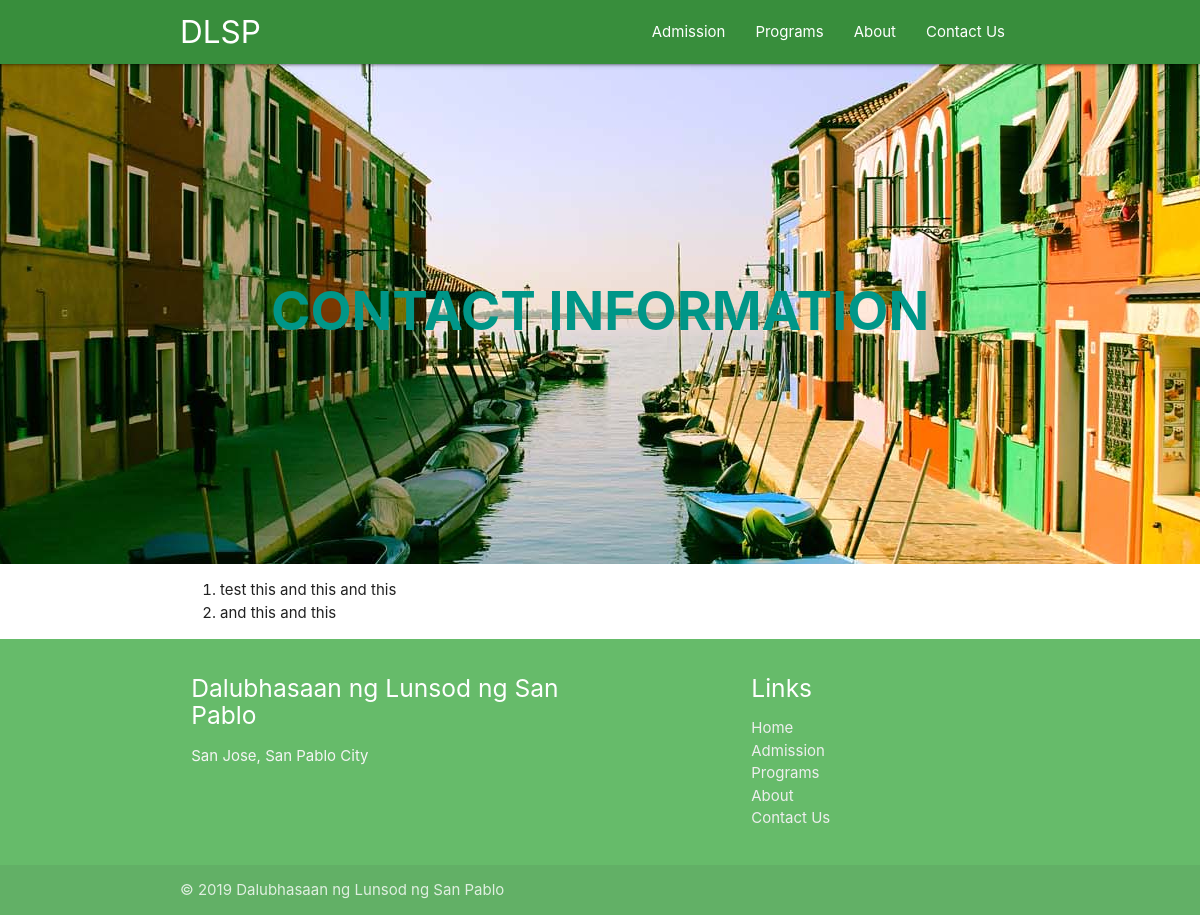
/contactus/, run on an earlier commit of the app's database.
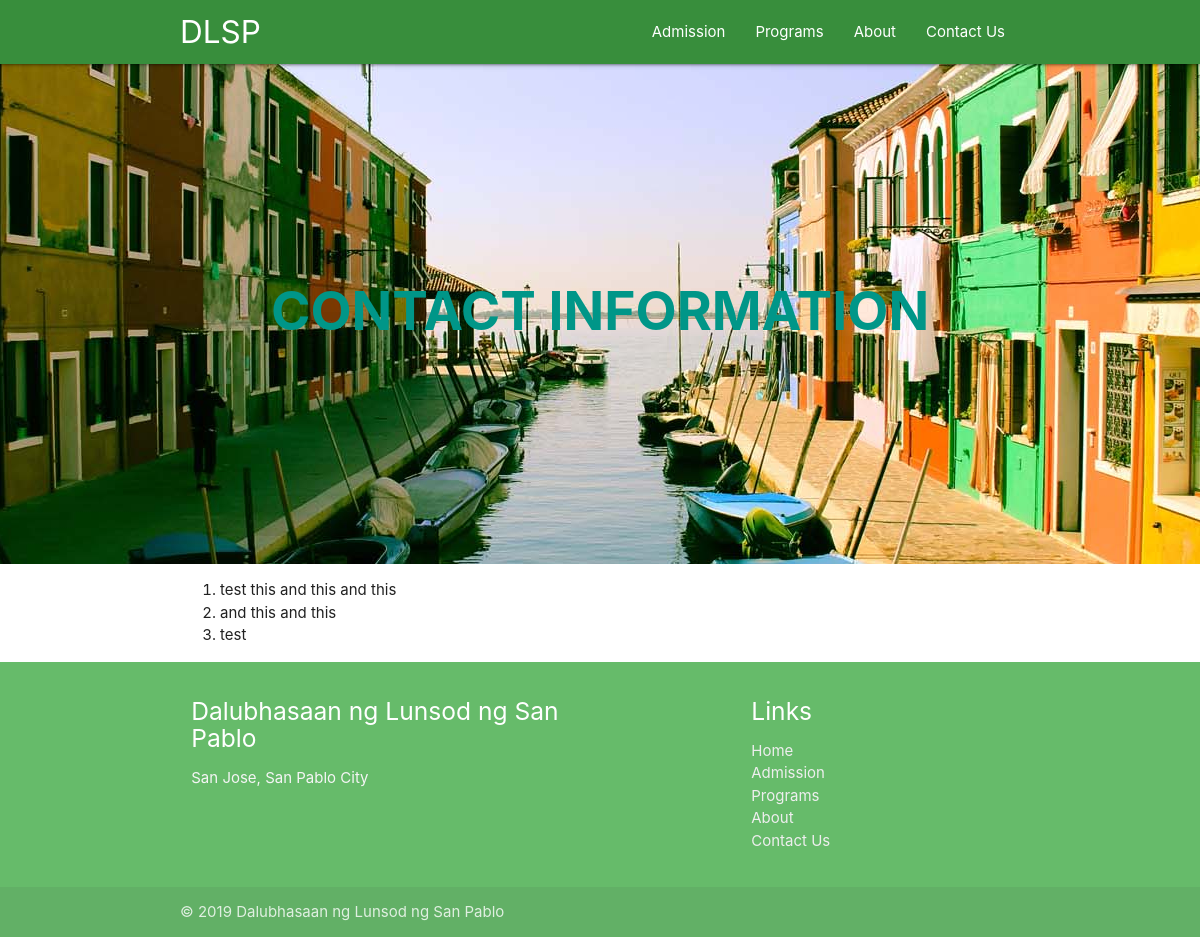
And on a later commit of the database.
### dlsp/models.py (models this page shows, shortened)
class SiteInfo(models.Model):
    title = models.CharField(max_length=200, primary_key=True)
    page = models.ForeignKey(Page, on_delete=models.CASCADE)
    value = HTMLField()

### dlsp/views.py (the view)
# urls.py: path('contactus/', views.contactus, name='contactus'),
def contactus(request):
    image = Image.objects.get(name='contactus').image
    contact_procedure = SiteInfo.objects.get(title='contact_procedure').value
    return render(request, 'contactus.html', {'site': site, 'contactus': contact_procedure, 'image': image})

### dlsp/templates/contactus.html (shortened to what this page needs)
{% extends "base.html" %}
{% load static %}
{% block content %}
    <div class="parallax-container center valign-wrapper">
        <div class="container">
            <div class="row">
                <div class="col s12 white-text">
                    <h2 class="teal-text teal-text lighten-2">Contact Information</h2>
                </div>
            </div>
        </div>
        <div class="parallax"><img src="{{ image.url }}"></div>
    </div>
<div class="container">
    {{ contactus|safe }}
</div>
{% endblock %}

### dlsp/templates/base.html (shortened to what this page needs)
{% load static %}
<!doctype html>
<html lang="en">
<head>
    <link rel="stylesheet" href="{% static "css/materialize.min.css" %}">
    <link rel="stylesheet" href="{% static "css/style.css" %}">
</head>
<body>
    <nav>
        <div class="nav-wrapper green darken-2">
            <div class="container">
                <a href="/" class="brand-logo">{{ site.school  }}</a>
                <ul id="nav-mobile" class="right hide-on-med-and-down">
                    <li><a href="/admission">Admission</a></li>
                    <li><a href="/programs">Programs</a></li>
                    <li><a href="/about">About</a></li>
                    <li><a href="/contactus">Contact Us</a></li>
                </ul>
            </div>
        </div>
    </nav>
{% block content %}{% endblock %}
 <footer class="page-footer green lighten-1">
        <div class="container">
            <div class="row">
                <div class="col l6 s12">
                    <h5 class="white-text">{{ site.school_name }}</h5>
                    <p class="grey-text text-lighten-4">{{ site.address }}</p>
                </div>
                <div class="col l4 offset-l2 s12">
                    <h5 class="white-text">Links</h5>
                    <ul>
                        <li><a class="grey-text text-lighten-3" href="/">Home</a></li>
                        <li><a class="grey-text text-lighten-3" href="/admission">Admission</a></li>
                        <li><a class="grey-text text-lighten-3" href="/programs">Programs</a></li>
                        <li><a class="grey-text text-lighten-3" href="/about">About</a></li>
                        <li><a class="grey-text text-lighten-3" href="/contactus">Contact Us</a></li>
                    </ul>
                </div>
            </div>
        </div>
        <div class="footer-copyright">
            <div class="container">
                © 2019 {{ site.school_name }}
            </div>
        </div>
    </footer>
</body>
</html>

### dlsp/static/css/style.css (style rules this page uses)
body { display: flex; min-height: 100vh; flex-direction: column; }
.parallax-container h1, .parallax-container h2 { font-weight: bolder; text-transform: uppercase; }

What changed in the data, as far as the page shows it:
changed SiteInfo: value "test this and this and this and this and this" → "test this and this and this and this and this test"
